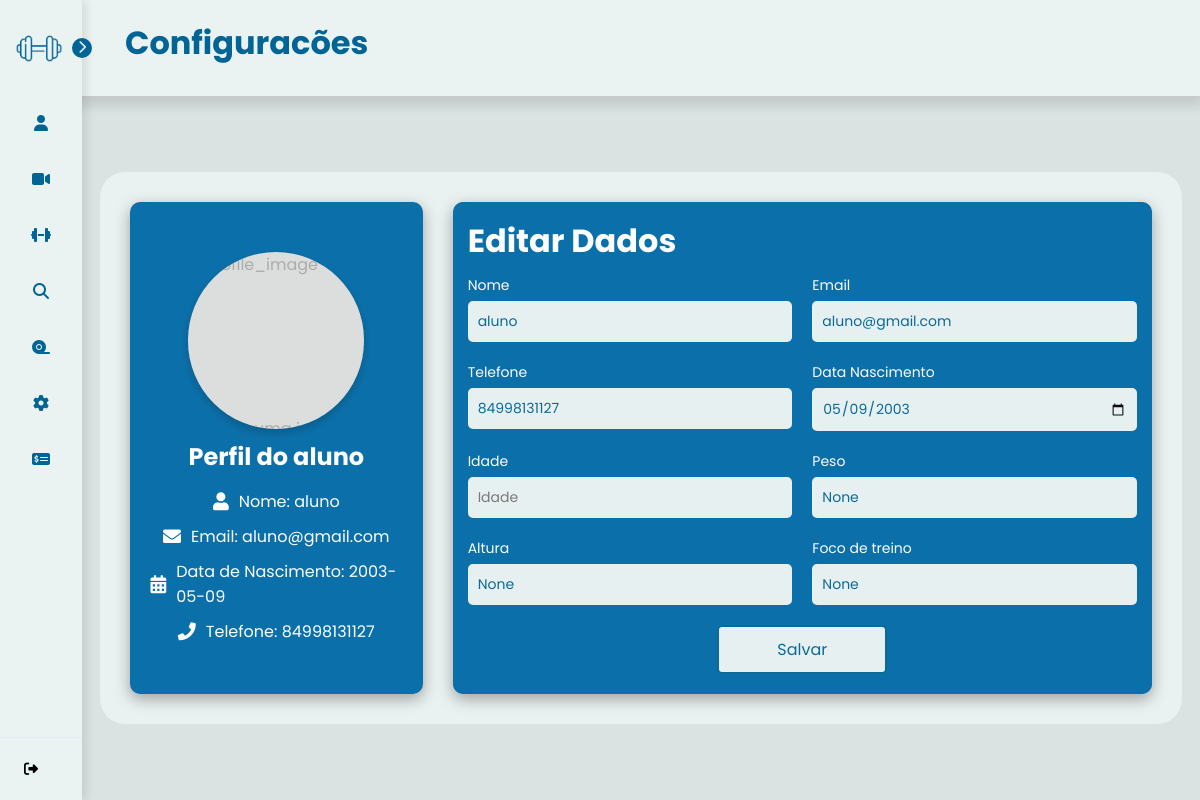
/configuracoes (signed in), run on the app's committed database.
### tables this page shows
CREATE TABLE users (
    use_id INTEGER PRIMARY KEY AUTOINCREMENT,
    use_nome TEXT NOT NULL,
    use_senha TEXT NOT NULL,
    use_email TEXT NOT NULL,
    use_telefone TEXT NOT NULL,
    use_data_nascimento DATE NOT NULL,
    use_genero TEXT NOT NULL,
    use_tipo_usuario TEXT NOT NULL,
    use_dias_treino INT,
    use_horario_treino TIME,
    use_dias_trabalho INT ,
    use_horario_trabalho TIME,
    use_idade INT,
    use_peso FLOAT,
    use_altura FLOAT,
    use_imagem BLOB,
    use_foco_treino VARCHAR(90), /*foco do treino que o aluno quer desenvolver*/
    use_tipo_treino VARCHAR(90), /*tipo do treino que o personal gosta de ensinar*/
    use_contador INTEGER DEFAULT 0
);

### controllers/ProfileController.py (the view, shortened to what this page needs)
@profile_bp.route('/configuracoes', methods=['GET', 'POST'])
@login_required
def configuracoes():
    userid = current_user.get_id()
    user = User.get(userid)
    um_user = User.one(userid)
    return render_template('configuracoes.html', user=um_user, user_info=user)

### app.py (called while the page is built)
@login_manager.user_loader
def load_user(user_id):
    return User.get(user_id)

### models/User.py (called while the page is built)
    def get_id(self):
        return self.id

    @classmethod
    def one(cls, id):
        conn = obter_conexao()
        cursor = conn.cursor()
        cursor.execute('SELECT * FROM users WHERE use_id = ?', (id,))
        consultar_user = cursor.fetchone()
        conn.close()
        return consultar_user

### models/__init__.py (called while the page is built)
def obter_conexao():
    conn = sqlite3.connect('database.db')
    conn.row_factory = sqlite3.Row
    return conn

### templates/configuracoes.html (shortened to what this page needs)
{% extends "base.html" %}
{% block titlePage %} Configuracões {% endblock %}
{% block content %}
<div class="profile-page">
    <div class="profile-container1">
        <form method="POST" action="{{ url_for('profile.upload_imagem') }}" enctype="multipart/form-data" class="picture">
            <label for="picture__input" tabIndex="0">
                <span class="picture__image">Escolha uma imagem</span>
                <img src="{{ url_for('profile.imagem_usuario', user_id=user_info.id) }}" alt="profile_image" class="picture__img">
            </label>
        </form>
        <h2>Perfil do {{ user_info.tipo_usuario}}</h2>
        <div class="profile-info1">
            <div class="info-item">
                <i class="fas fa-user"></i>
                <p>Nome: {{ user_info.nome }}</p>
            </div>
            <div class="info-item">
                <i class="fas fa-envelope"></i>
                <p>Email: {{ user_info.email }}</p>
            </div>
            <div class="info-item">
                <i class="fas fa-calendar-alt"></i>
                <p>Data de Nascimento: {{ user_info.data_nascimento }} </p>
            </div>
            <div class="info-item">
                <i class="fas fa-phone"></i>
                <p>Telefone: {{ user_info.telefone }}</p>
            </div>
        </div>
    </div>
    <div class="profile-container2">
        <div class="form">
            <h1>Editar Dados</h1>
            <form method="POST" action="/configuracoes">
                <div class="input-group">
                    <div class="input-box">
                        <label for="nome_edit">Nome</label>
                        <input id="nome_edit" type="text" name="nome_edit" placeholder="Insira seu nome" value="{{user.use_nome}}" required>
                    </div>
                    <div class="input-box">
                        <label for="email_edit">Email</label>
                        <input id="email_edit" type="text" name="email_edit" placeholder="Insira seu email" value="{{user.use_email}}" required>
                    </div>
                    <div class="input-box">
                        <label for="telefone_edit">Telefone</label>
                        <input id="telefone_edit" type="text" name="telefone_edit" placeholder="Insira seu Telefone" value="{{user.use_telefone}}" required>
                    </div>
                    <div class="input-box">
                        <label for="data_nascimento_edit">Data Nascimento</label>
                        <input name='data_nascimento_edit' type="date" id="data_nascimento_edit" value="{{user.use_data_nascimento}}" Placeholder="Data de nascimento" required>
                    </div>
                    <div class="input-box">
                        <label for="idade_edit">Idade</label>
                        <input name='idade_edit' type="number" id="idade_edit" value="{{user.use_idade}}" Placeholder="Idade" required>
                    </div>
                    <div class="input-box">
                        <label for="peso_edit">Peso</label>
                        <input name='peso_edit' type="text" id="peso_edit" value="{{user.use_peso}}" Placeholder="Peso" required>
                    </div>
                    <div class="input-box">
                        <label for="altura_edit">Altura</label>
                        <input name='altura_edit' type="text" id="altura_edit" value="{{user.use_altura}}" Placeholder="Altura" required>
                    </div>
                    <div class="input-box">
                        <label for="foco_treino_edit">Foco de treino</label>
                        <input name='foco_treino_edit' type="text" id="foco_treino_edit" value="{{user.use_foco_treino}}" Placeholder="Foco de Treino" required>
                    </div>
                </div>
                <div class="continue-button">
                    <button><a href="#">Salvar</a></button>
                </div>
            </form>
        </div>
    </div>
</div>
{% endblock %}

### templates/configuracoes.html (style rules this page uses)
:root { --techfit-100: #ffff; --techfit-200: #006aa7; --techfit-300: #247ba0; --techfit-400: #006494; --techfit-500: #e8f1f2; }
* { font-family: "Didact Gothic", sans-serif; margin: 0; padding: 0; box-sizing: border-box; }
body { display: flex; align-items: center; justify-content: center; width: 100%; height: 100vh; }
.profile-page { display: flex; width: 100%; height: 100%; }
.profile-container1 { display: flex; flex-direction: column; background-color: #006aa7; color:#fff; align-items: center; justify-content: center; margin: 0 auto; width: 40%; margin-right: 30px; padding: 2%; border-radius: 10px; box-shadow: 0 5px 15px rgba(0, 0, 0, 0.35); gap: 10px; }
.profile-container1 h2 { text-align: center; margin-bottom: 5px; color: #fff; }
.picture { width: 70%; height: 0; padding-top: 70%; background: #ddd; display: flex; align-items: center; justify-content: center; color: #aaa; cursor: pointer; transition: color 300ms ease-in-out, background 300ms ease-in-out; outline: none; overflow: hidden; border-radius: 50%; position: relative; box-shadow: 0 4px 8px rgba(0, 0, 0, 0.2); }
.picture__img { position: absolute; top: 0; left: 0; width: 100%; height: 100%; border-radius: 50%; object-fit: cover; }
.profile-info1 { display: flex; flex-direction: column; align-items: center; justify-content: center; gap: 10px; width: 100%; }
.profile-info1 .info-item { display: flex; align-items: center; gap: 10px; font-size: 16px; }
.profile-info1 .info-item p { color:#fff; word-wrap: break-word; word-break: break-word; overflow-wrap: break-word; }
.profile-info1 .info-item i { font-size: 18px; }
.profile-container2 { display: flex; flex-direction: column; background-color: #006aa7; width: 100%; max-width: 100%; box-shadow: 0 5px 15px rgba(0, 0, 0, 0.35); border-radius: 10px; padding: 0; gap: 10px; box-sizing: border-box; overflow: hidden; }
h1 { text-align: left; color: #fff; margin-bottom: 10px; }
.form { display: flex; width: 100%; padding: 15px; justify-self: center; background-color: #006aa7; flex-direction: column; border-radius: 10px; }
.input-group { display: flex; flex-wrap: wrap; gap: 20px; }
.input-box { flex: 1 1 calc(50% - 20px); display: flex; flex-direction: column; }
.input-box label { font-size: 14px; color:#fff; margin-bottom: 5px; }
.input-box input, select { padding: 10px; border: none; border-radius: 5px; font-size: 14px; width: 100%; box-sizing: border-box; background-color: var(--techfit-500); color: var(--techfit-400); }
.continue-button { text-align: center; margin-top: 20px; }
.continue-button button { padding: 10px 20px; border: none; border-radius: 5px; font-size: 16px; cursor: pointer; transition: background-color 0.3s ease; width: 170px; margin-bottom: 5px; background-color: var(--techfit-500); color: var(--techfit-400); border: 2px solid; }
.continue-button button a { color: var(--techfit-400); text-decoration: none; }

### templates/base.html (style rules this page uses)
* { margin: 0; padding: 0; box-sizing: border-box; font-family: 'Poppins', sans-serif; }
body { display: flex; min-height: 100vh; background-color: #dbe2e2; padding-left: 82px; color: #0d2329; }

### data on the page
users: tipo_usuario "aluno", nome "aluno", email "aluno@gmail.com", data_nascimento "2003-05-09", telefone "84998131127", nome_edit "aluno", email_edit "aluno@gmail.com", telefone_edit "84998131127", data_nascimento_edit "05/09/2003"
